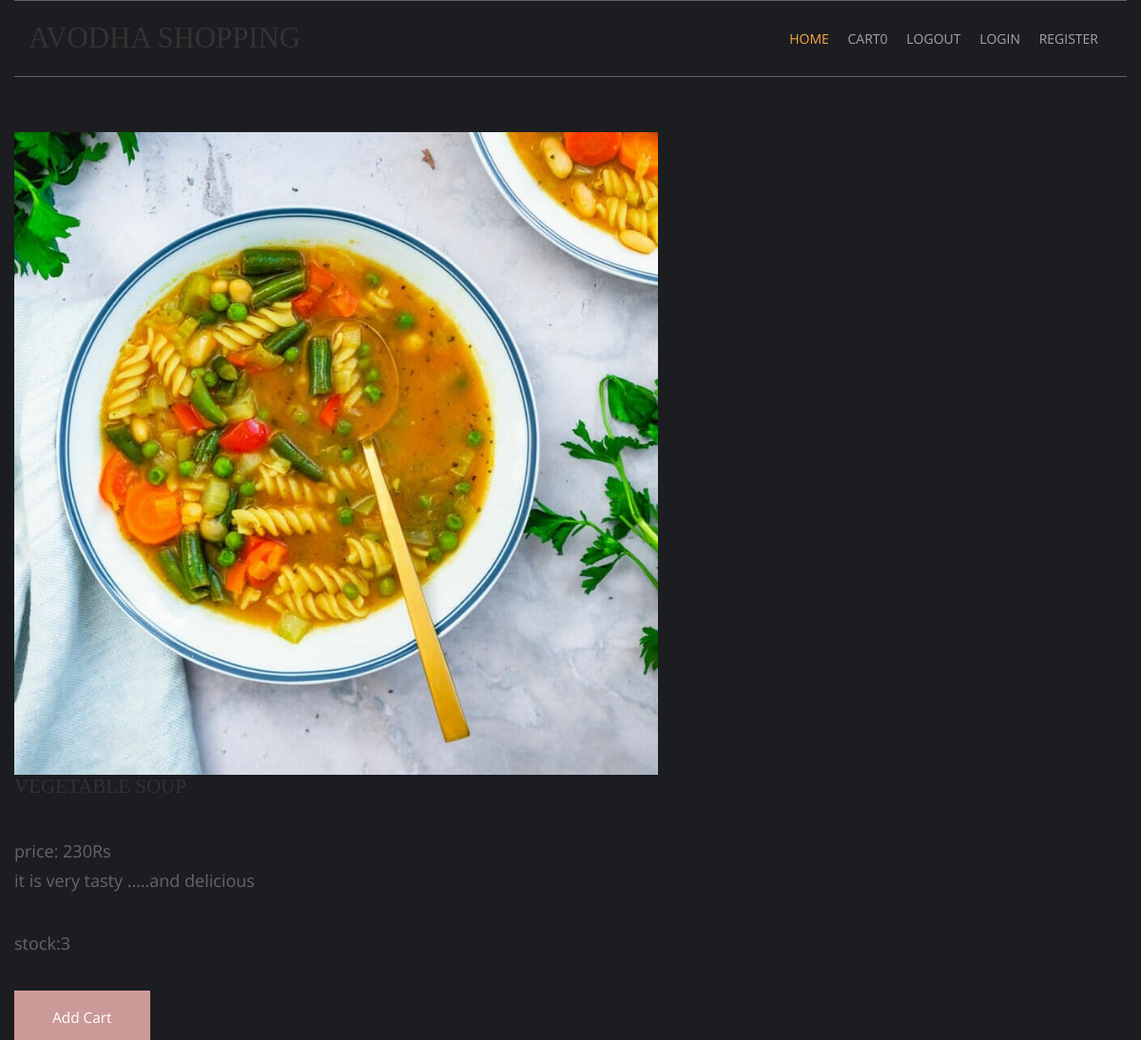
The page /vegetables-recipes/vegetable-soup on the database its author committed.
### shop/models.py (models this page shows, shortened)
class products(models.Model):
    objects = None
    name = models.CharField(max_length=150, unique=True)
    slug = models.SlugField(max_length=250, unique=True)
    img = models.ImageField(upload_to='product')
    desc = models.TextField()
    stock = models.IntegerField()
    available = models.BooleanField()
    price = models.IntegerField()
    category = models.ForeignKey(categ,on_delete=models.CASCADE)

### shop/views.py (the view)
# urls.py: path('<slug:c_slug>/<slug:product_slug>',views.proddetails,name='details'),
def proddetails(request,c_slug,product_slug):
    try:
        prod=products.objects.get(category__slug=c_slug,slug=product_slug)
    except Exception as e:
        raise e
    return render(request,'item.html',{'pr':prod})

### cart/context_processor.py (called while the page is built)
def count(request):
    item_count=0;
    if 'admin' in request.path:
        return{}
    else:
        try:
            ct=cartlist.objects.filter(cart_id=c_id(request))
            cti=items.objects.all().filter(cart=ct[:1])
            for c in cti:
                item_count=c.quan
        except cartlist.DoesNotExist:
            item_count=0
        return  dict(itc=item_count)

### cart/views.py (called while the page is built)
def c_id(request):
    ct_id=request.session.session_key
    if not ct_id:
        ct_id=request.session.create()
    return ct_id

### templates/item.html (shortened to what this page needs)
{% extends 'base.html' %}
{% load static %}
{% block content %}
<html lang="en">
<head>
    <link href="{% static 'pr/fontawesome/css/all.min.css' %}" rel="stylesheet" />
    <link href="{% static 'pr/css/templatemo-comparto.css' %}" rel="stylesheet" />
</head>
<body>
  <br><br>
        <section class="tm-mb-1" id="about">
            <div class="tm-row tm-about-row">
                <div class="tm-section-1-l">
                    <img src="{{pr.img.url}}" alt="About image" class="tm-img-responsive' >
                </div>
                <article class="tm-section-1-r tm-bg-color-8">
                    <h2 class="tm-mb-2 tm-title-color">{{pr.name}}</h2>
                    <p>price: {{pr.price}}Rs<br>{{pr.desc}}</p>
                    <p>stock:{{pr.stock}}</p>
{% if pr.stock <= 0 %}
                     <h1 style="color:red">sorry. no stock left</h1>
                    {% else %}
                   <a href="{% url 'addcart' pr.id %}" class="tm-btn tm-btn-1 tm-link-to-services">Add Cart</a>
                {% endif %}
            </div>
        </section>
</body>
</html>
{% endblock %}

### static/hm/layout/styles/layout.css (style rules this page uses)
*, *::before, *::after { transition:all .3s ease-in-out; }
body { color:#A5A6AA; background-color:#1C1D21; }
a { color:#FBAB45; }

### static/pr/css/templatemo-comparto.css (style rules this page uses)
*, *::before, *::after { box-sizing: border-box; outline: none; }
ul, h1, h2, h3, h4, p, figure { padding: 0; margin: 0; }
body { font-family: 'Open Sans', Arial, sans-serif; font-size: 18px; overflow-x: hidden; padding-left: 15px; padding-right: 15px; margin: 0; }
h2 { font-size: 1.5rem; }
a { transition: all 0.3s ease; text-decoration: none; }
p { color: #666; line-height: 1.7; margin-bottom: 35px; }
h1, h2, h3, h4, h5, h6 { color: #333; }
.tm-mb-1 { margin-bottom: 20px; }
.tm-mb-2 { margin-bottom: 40px; }
.tm-section-1-l { width: 57.85%; margin-right: 1.65%; }
.tm-row { display: flex; }
.tm-btn { display: inline-block; padding: 15px 40px; font-size: 1.1rem; border: none; background-color: #CC9999; color: white; }
a { color: #666; }

### static/hm/layout/styles/framework.css (style rules this page uses)
html { overflow-y:scroll; overflow-x:hidden; }
html, body { margin:0; padding:0; font-size:14px; line-height:1.6em; }
*, *::before, *::after { box-sizing:border-box; }
a { outline:none; text-decoration:none; }
img { width:auto; max-width:100%; height:auto; margin:0; padding:0; border:none; line-height:normal; vertical-align:middle; }
body, input, textarea, select { font-family:Verdana, Geneva, sans-serif; }
h1, h2, h3, h4, h5, h6, .heading { font-family:Georgia, "Times New Roman", Times, serif; }
::placeholder { opacity:1; }
h1, h2, h3, h4, h5, h6, .heading { margin:0 0 20px 0; font-size:1.4rem; line-height:normal; font-weight:normal; text-transform:uppercase; }
address, article, aside, figcaption, figure, footer, header, main, nav, section { display:block; margin:0; padding:0; }

### rows shown on the page
products: img (picture), name "VEGETABLE SOUP", price "230", desc "it is very tasty .....and delicious", stock "3"

### other values the page prints
{{ itc }} "0"
